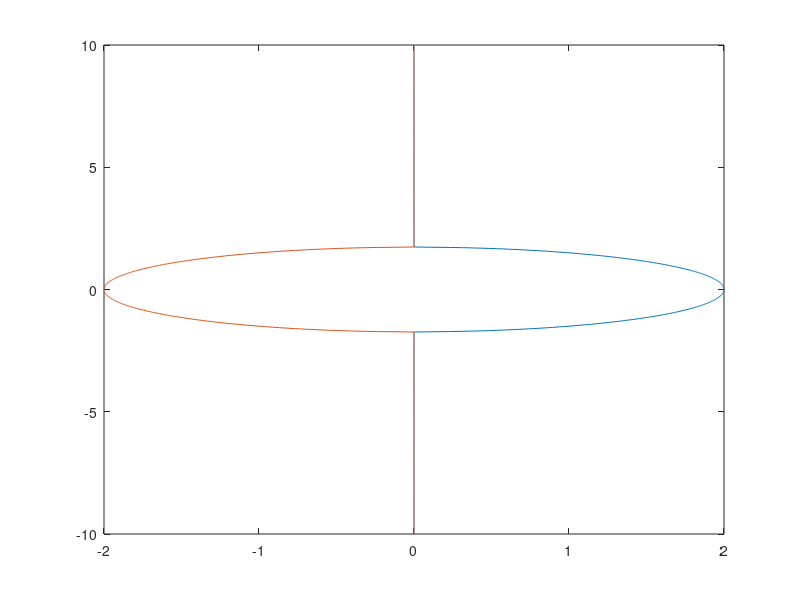

This chart was generated by the following MATLAB code:
clc;

# a)

b = -10:0.01:10;

a = (b.^2 - 4).^(0.5);

plot(a, b)

###############################################


# b)

a = (2/3) * (9 - 3*b.^2).^0.5;

plot(a, b);
hold on;

a = -(2/3) * (9 - 3*b.^2).^0.5;

plot(a, b);
